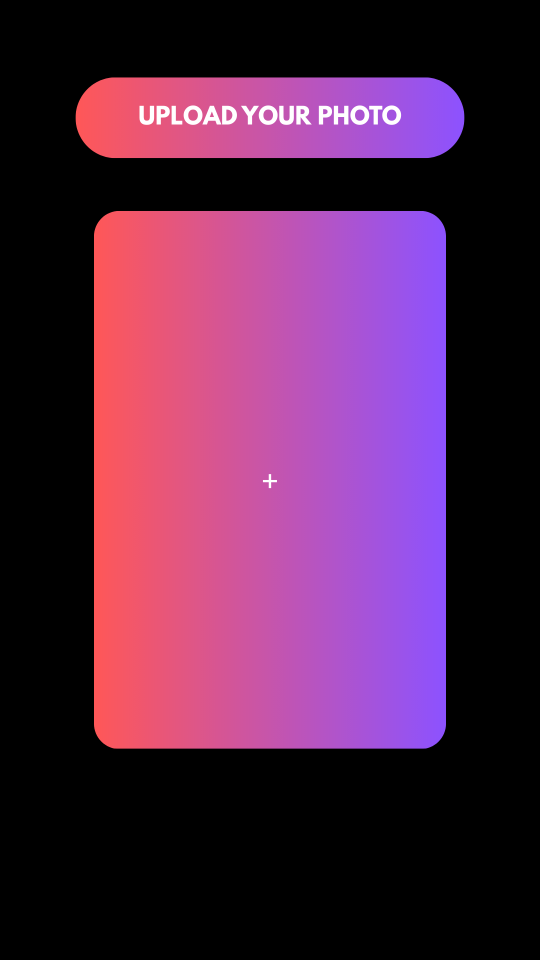
#> input picture assets/UPLOAD_YOUR_PHOTO_1.jpg, 1080 x 1920 px (shown at 1/2 size)
$ python -i video_core.py   (imports and definitions only)
#> lines starting #> are read from the running program, lines starting #| are printed output that depends on the picture
#> further down, picture is the input picture: PIL image 1080x1920 RGB; mean R, G, B 83.6, 36.5, 72.5
"""Tạo video demo dạng: ảnh #1 -(kéo trái)-> ảnh #2 -> màn "tải ảnh lên" (ảnh user
trượt vào khung) -(phủ nền tối)-> replay lại ảnh #1 -(kéo trái)-> ảnh #2.

Chạy bằng ffmpeg (subprocess) + Pillow, dùng đúng ảnh asset
assets/UPLOAD_YOUR_PHOTO_1.jpg làm nền khung upload.
"""

import math
import random
import shutil
import subprocess
import sys
from concurrent.futures import ThreadPoolExecutor, as_completed
from pathlib import Path

import numpy as np
from PIL import Image, ImageChops, ImageDraw, ImageFilter, ImageFont

IMAGE_EXTS = {".png", ".jpg", ".jpeg", ".webp"}
# Dùng sys.argv[0] (thư mục chứa file .exe/.py thật) thay vì __file__, vì khi đóng gói
# bằng PyInstaller, __file__ trỏ vào thư mục tạm giải nén (_MEI...), không phải nơi
# đặt file .exe - khiến không tìm thấy assets/ nằm cạnh .exe.
ASSETS_DIR = Path(sys.argv[0]).resolve().parent / "assets"
UPLOAD_REFERENCE_PATH = ASSETS_DIR / "UPLOAD_YOUR_PHOTO_1.jpg"
DEFAULT_KOL_VIDEO = ASSETS_DIR / "kol_reaction_raw.mp4"
# Khung chứa ảnh trong assets/kol_reaction_raw.mp4 (clip 1080x1920, 2s, đã cắt sẵn từ
# video mẫu preview_006b.mp4): khối chữ nhật góc dưới-trái, chỉ bo tròn góc TRÊN-PHẢI,
# 3 cạnh còn lại chạy sát viền màn hình. Đo trực tiếp trên khung hình của clip này.
KOL_BOX = (0, 955, 580, 965)  # x, y, w, h
KOL_BOX_RADIUS = 40

W, H = 1080, 1920
FPS = 30

SEG_DUR = 3.0       # thời lượng mỗi ảnh trend
UPLOAD_DUR = 2.0     # thời lượng đoạn "tải ảnh lên" (loading chỉ ~1-1.5s sau khi ảnh vào khung)
XFADE = 0.6          # thời lượng chuyển cảnh mờ dần giữa 2 đoạn (mượt hơn)
SLIDE_T = 0.35       # thời gian ảnh user trượt lên khớp khung (nhanh hơn)
RING_SIZE = 110      # kích thước khung chứa vòng xoay (hình vuông, để xoay không bị cắt)
RING_SPEED = 1.3     # vòng/giây của vòng xoay "Generating..."

SLIDE_START = 0.3    # ảnh user bắt đầu trượt lên sau khi khung upload hiện được 1 chút

# Ngay khi ảnh trượt vào khung xong là loading (thẻ "Generating..." + vòng xoay) hiện
# luôn, và lớp phủ ngả xám + tối cũng bắt đầu từ đó, giữ nguyên liên tục cho tới khi
# cắt cảnh sang ảnh kết quả tiếp theo (không chỉ tối trong vài giây cuối như trước).
DIM_RAMP = 0.5       # thời gian tăng dần tới mức tối/ngả xám tối đa (sau đó giữ nguyên)
DIM_MAX = 0.18       # độ tối tối đa (eq brightness, -1..1) - chỉ hơi mờ chứ không đen hẳn
SAT_MIN = 0.15        # độ bão hoà màu tối thiểu (càng nhỏ càng ngả xám)

BOX_RADIUS = 45  # bo góc vùng khung ảnh + ảnh user (áp dụng chung cho mọi khung, kể cả khung tuỳ chọn)

HEADER_TEXT = "UPLOAD YOUR PHOTO"
GENERATING_TEXT = "Generating..."

# Màu gradient đo trực tiếp từ nền pill chứa chữ "UPLOAD YOUR PHOTO" trong
# assets/UPLOAD_YOUR_PHOTO_1.jpg (cam san hô -> tím), dùng lại cho chữ + vòng xoay "Generating...".
HEADER_GRADIENT_START = (250, 87, 96)   # cam san hô
HEADER_GRADIENT_END = (144, 82, 249)    # tím

CREATIONFLAGS = subprocess.CREATE_NO_WINDOW if sys.platform == "win32" else 0


# [22 lines left out: functions _font, _script_font, not called in this run]


def _lerp_color(c1, c2, t):
    return tuple(int(c1[i] + (c2[i] - c1[i]) * t) for i in range(3))


# [181 lines left out: functions _draw_arrow_curve, _rounded_mask, _rounded_mask_top_right, _rounded_mask_corners, _run_ffmpeg, _fit_cover and 6 more, not called in this run]


RING_R = 40


# [74 lines left out: functions _gradient_fill_text, build_generating_card_base, build_generating_ring, not called in this run]


def _autocrop_border(img: Image.Image, tol: int = 18) -> Image.Image:
    """Tự cắt bỏ viền màu ĐỒNG NHẤT có sẵn trong ảnh gốc (thường là viền trắng mà nhiều
    tool AI tự chèn khi xuất ảnh theo khung cố định) - để tránh hiện viền trắng 2 bên
    khi ghép theo kiểu "hiện đủ ảnh + nền blur" (xem render_zoom_clip)."""
#> called with tol = 18
    rgb = img.convert("RGB")
    w, h = rgb.size
#> w = 1080; h = 1920

    def close(a, b) -> bool:
        return all(abs(a[i] - b[i]) <= tol for i in range(3))

    corners = [rgb.getpixel((1, 1)), rgb.getpixel((w - 2, 1)),
               rgb.getpixel((1, h - 2)), rgb.getpixel((w - 2, h - 2))]
#> corners = [(0, 0, 0), (0, 0, 0), (0, 0, 0), (0, 0, 0)]
    # Chỉ autocrop khi 4 góc đồng màu với nhau (đúng kiểu viền đệm, không phải ảnh chụp
    # bình thường có nội dung sát viền) - tránh crop nhầm ảnh thật.
    if not all(close(corners[0], c) for c in corners[1:]):
        return img

    bg = Image.new("RGB", rgb.size, corners[0])
#> bg: PIL image 1080x1920 RGB; every value is 0
    diff = ImageChops.difference(rgb, bg)
    diff = ImageChops.add(diff, diff, 2.0, -tol)
    bbox = diff.getbbox()
#> bbox = (151, 155, 929, 1498)
    if bbox and bbox != (0, 0, w, h):
        return img.crop(bbox)
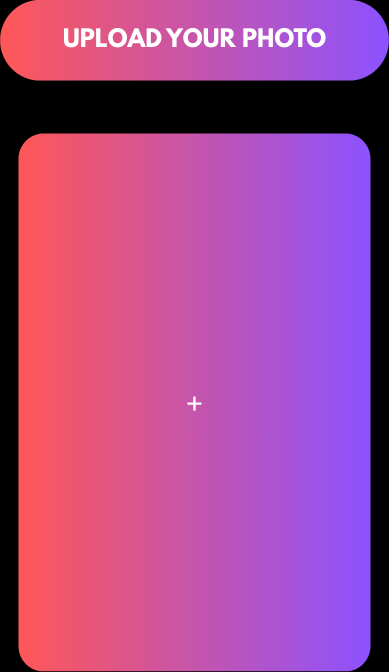
#> returned value: PIL image 778x1343 RGB (shown at 1/2 size); mean R, G, B 165.9, 72.4, 144
    return img


# [620 lines left out: functions build_before_badge_overlay, render_before_badge_clip, render_kol_pointer_clip, render_zoom_clip, render_upload_clip, _xfade_concat and 8 more, not called in this run]


def _list_images(folder: Path) -> list[Path]:
    return sorted(p for p in folder.iterdir() if p.suffix.lower() in IMAGE_EXTS)


# [244 lines left out: functions build_auto_batch_tasks, auto_batch_from_folders, auto_before_badge_from_folders, not called in this run]


# [92 lines not run here, left out]

>>> from PIL import Image
>>> picture = Image.open('assets/UPLOAD_YOUR_PHOTO_1.jpg')
>>> result = _autocrop_border(picture)
